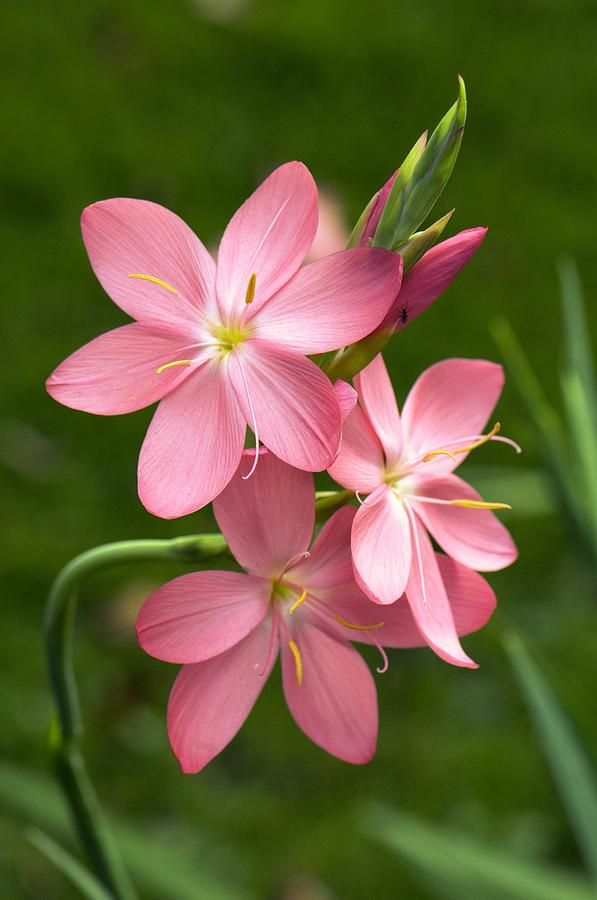
#> input picture PYQs/2023B1/flower.jpg, 597 x 900 px
$ python 01_extract_RGB.py
#> lines starting #> are read from the running program, lines starting #| are printed output that depends on the picture
# Take an input image and display it.
# Write a program to extract R, G, B planes from a color image. Display the output images.

import cv2
import numpy as np

img = cv2.imread("flower.jpg")
#> img is the input picture: shape (900, 597, 3); mean B, G, R 56.5, 94.9, 104.3

#  extract rgb
# Split the image into R, G, B channels
B,G,R = cv2.split(img)
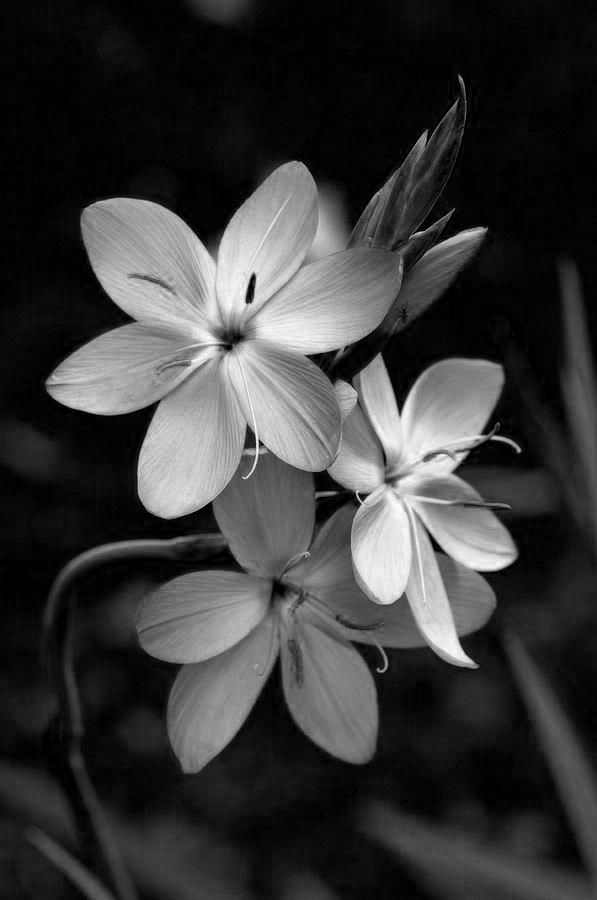
#> B: shape (900, 597); min 0, max 255, mean 56.5
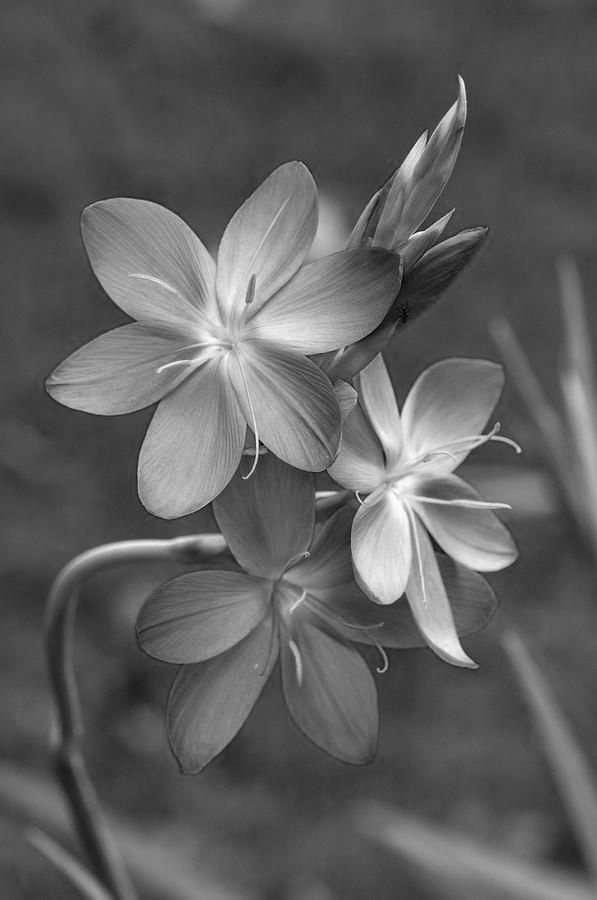
#> G: shape (900, 597); min 0, max 255, mean 94.9
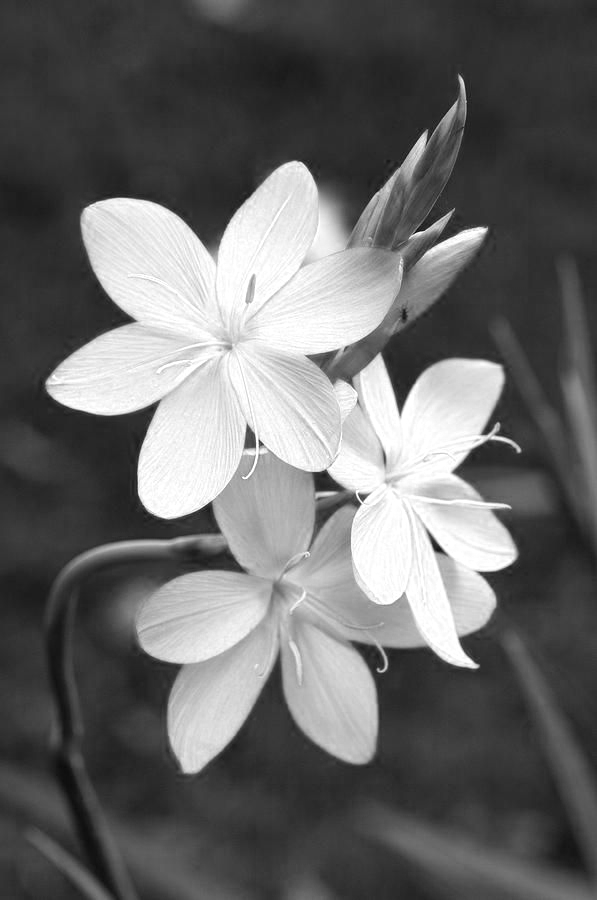
#> R: shape (900, 597); min 0, max 255, mean 104.3

# Create blank images for visualization
zero_channel = np.zeros_like(B)

red_image = cv2.merge([zero_channel, zero_channel, R])
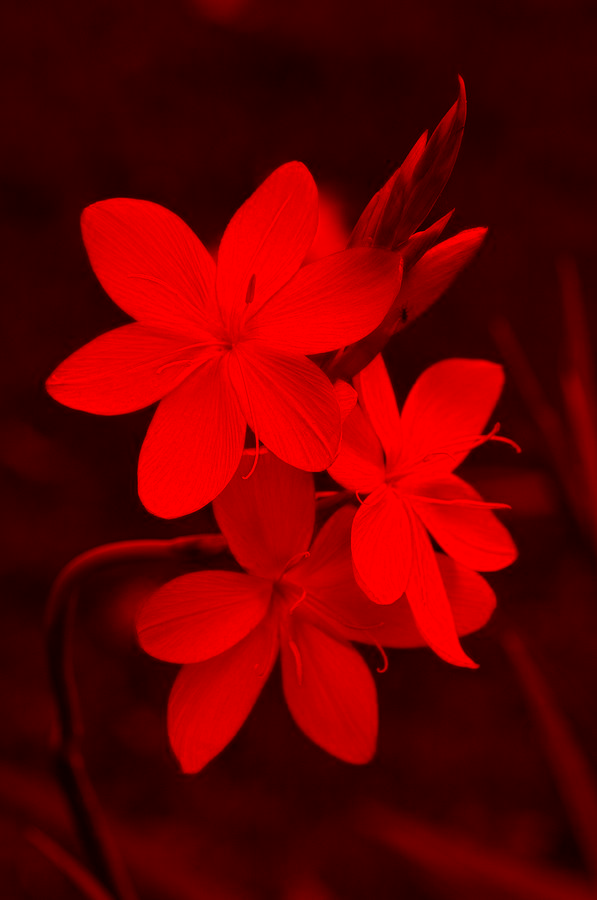
#> red_image: shape (900, 597, 3); mean of channels 0, 1, 2 0, 0, 104.3; drawn as B, G, R
green_image = cv2.merge([zero_channel, G, zero_channel])
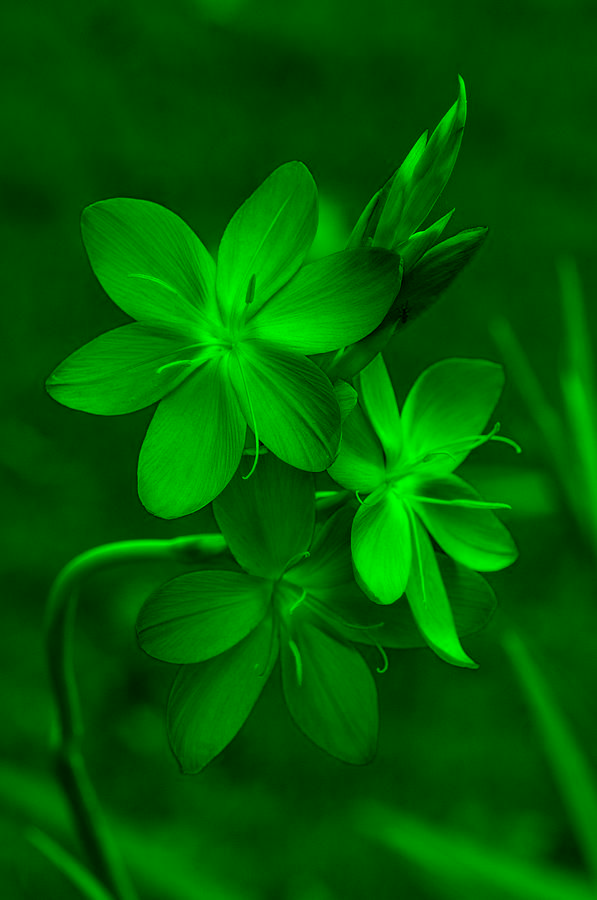
#> green_image: shape (900, 597, 3); mean of channels 0, 1, 2 0, 94.9, 0; drawn as B, G, R
blue_image = cv2.merge([B, zero_channel, zero_channel])
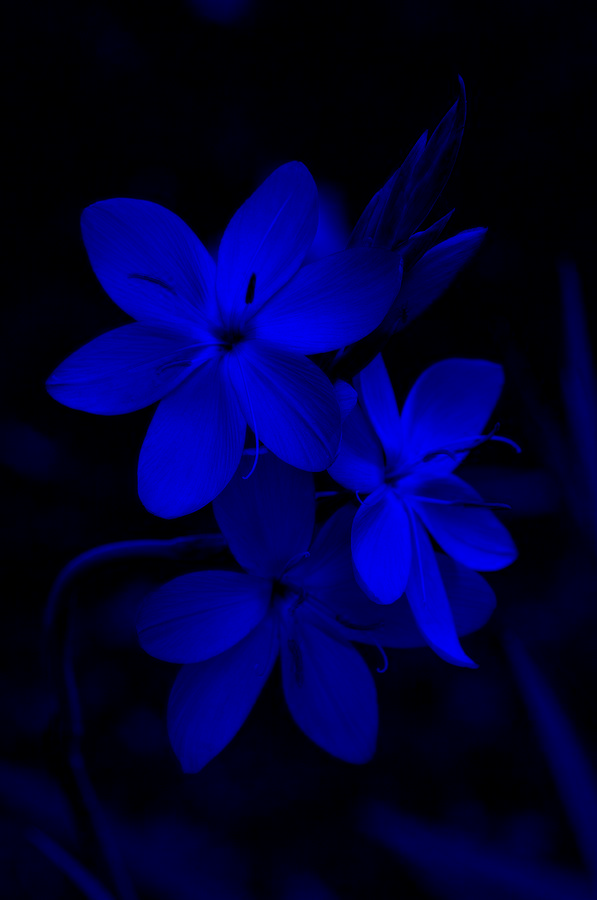
#> blue_image: shape (900, 597, 3); mean of channels 0, 1, 2 56.5, 0, 0; drawn as B, G, R

cv2.imshow("Original image", img)
cv2.imshow("Red channel", red_image)
cv2.imshow("Green channel", green_image)
cv2.imshow("Blue channel", blue_image)


cv2.waitKey(0)
cv2.destroyAllWindows()
